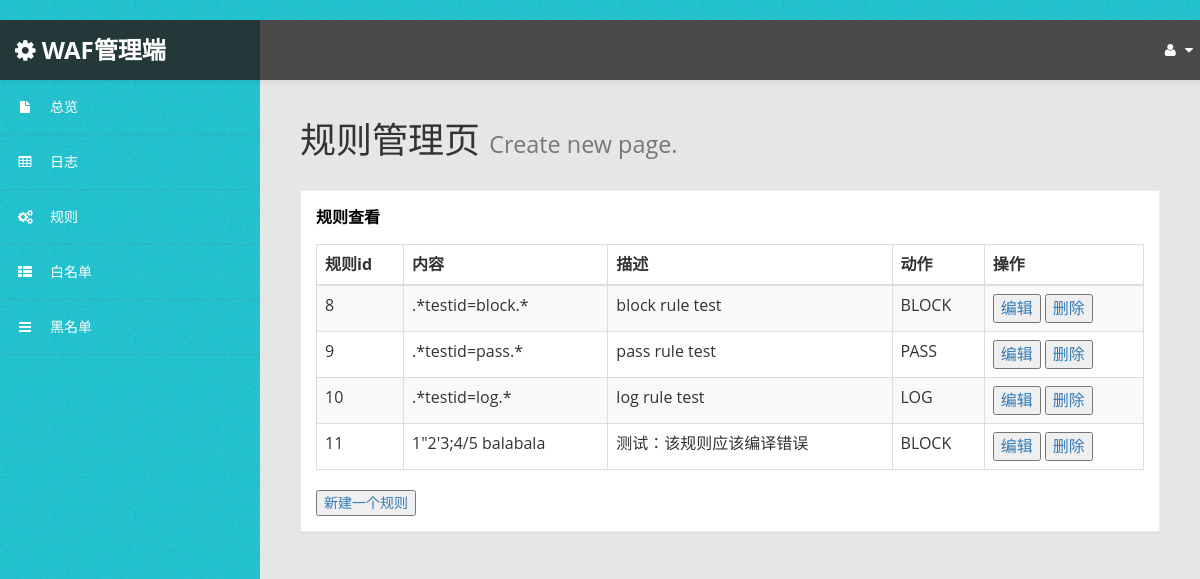
The app's page /rule, older data.
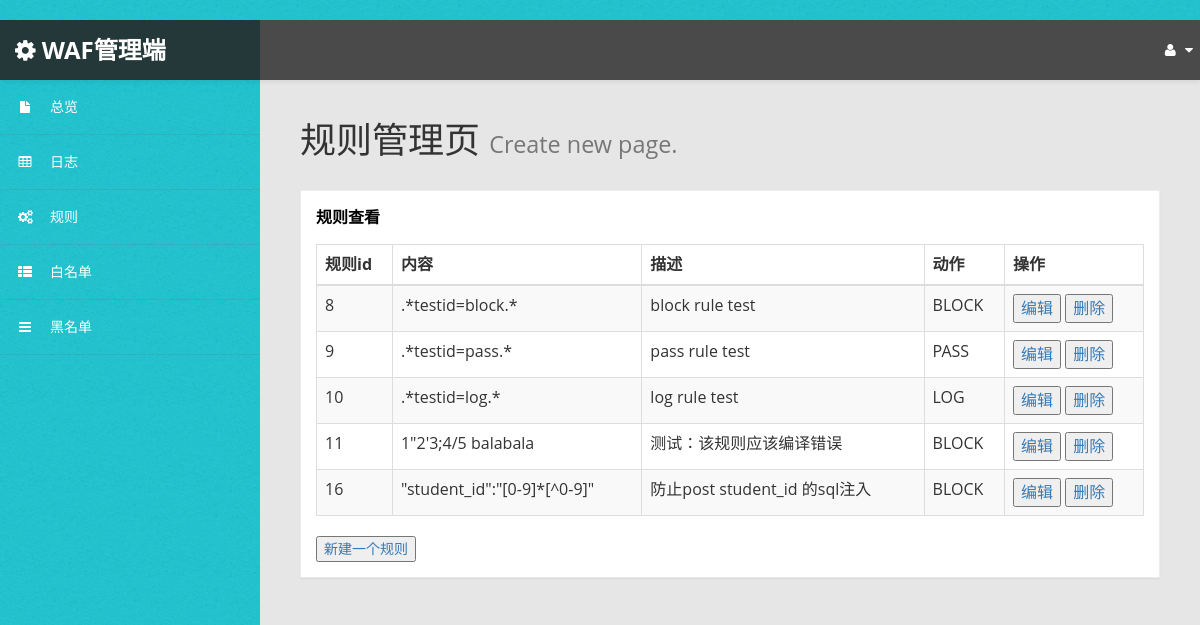
The same page, newer data.
### waf/models.py (models this page shows)
class Rule(models.Model):
	id = models.AutoField('id', primary_key=True, unique=True)
	content = models.TextField('content', default='')
	description = models.TextField('description', default='')
	action = models.TextField('action', default='')

### waf/views.py (the view)
# urls.py: path('rule',views.RuleView.as_view(),name= 'rule'),
class RuleView(generic.ListView):
    template_name = 'waf/rule.html'
    context_object_name = 'rule_list'
    def get_queryset(self):
        return Rule.objects.all()

### waf/templates/waf/rule.html
﻿{% extends 'base.html' %}
{% block content %}
    <div id="page-wrapper">
    <div id="page-inner">
    <div class="row">
        <div class="col-md-12">
            <h1 class="page-header">
                规则管理页 <small>Create new page.</small>
            </h1>
            <div class="panel panel-default">
                <div class="panel-heading">
                    规则查看
                </div>
                <div class="panel-body">
                    <div class="table-responsive">
                        <table class="table table-striped table-bordered table-hover" id="dataTables-example">
                            <thead>
                            <tr>
                                <th>规则id</th>
                                <th>内容</th>
                                <th>描述</th>
                                <th>动作</th>
                                <th>操作</th>
                            </tr>
                            </thead>
                            <tbody>
                            {% for rule in rule_list %}
                                <tr class="odd gradeX">
                                <td>{{ rule.id }}</td>
                                <td>{{ rule.content }}</td>
                                <td>{{ rule.description }}</td>
                                <td class="center">{{ rule.action }}</td>
                                <td>
                                    <a class="content_item" href="/rule_edit-{{ rule.id }}/">
                                        <button>编辑</button>
                                    </a>
                                    <a class="content_item" href="/rule_del-{{ rule.id }}/">
                                        <button>删除</button>
                                    </a>
                                </td>
                            {% endfor %}
                            </tr>
                            </tbody>
                        </table>
                        <a href='/rule_create'>
                            <button>新建一个规则</button>
                        </a>
                    </div>
                </div>
            </div>
        </div>
    </div>
    </div>
    </div>
{% endblock %}

Row changes from the older to the newer data that the page shows:
added Rule: id "16", content "\"student_id\":\"[0-9]*[^0-9]\"", description "防止post student_id 的sql注入", action "BLOCK"
